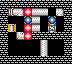

A level layout from a 2D game, rendered from its tile map. Below: a short description, then the map file with its tile-grid data intact:
An orthogonal 9x8 tile map with 8x8 px tiles, 1 tile layer (Tile Layer 1).

<map version="1.2" tiledversion="1.3.3" orientation="orthogonal" renderorder="right-down" width="9" height="8" tilewidth="8" tileheight="8" infinite="0" nextlayerid="2" nextobjectid="1">
 <tileset firstgid="1" source="tileset.tsx" />
 <layer id="1" name="Tile Layer 1" width="9" height="8">
  <data encoding="csv">
1,1,1,1,1,1,1,1,1,
1,13,7,10,8,8,0,7,1,
1,0,0,16,8,0,16,0,1,
1,2,0,10,8,0,15,0,1,
1,0,3,10,1,1,1,1,1,
1,0,0,0,0,5,0,0,1,
1,0,0,0,0,5,0,0,1,
1,1,1,1,1,1,1,1,1
</data>
 </layer>
</map>